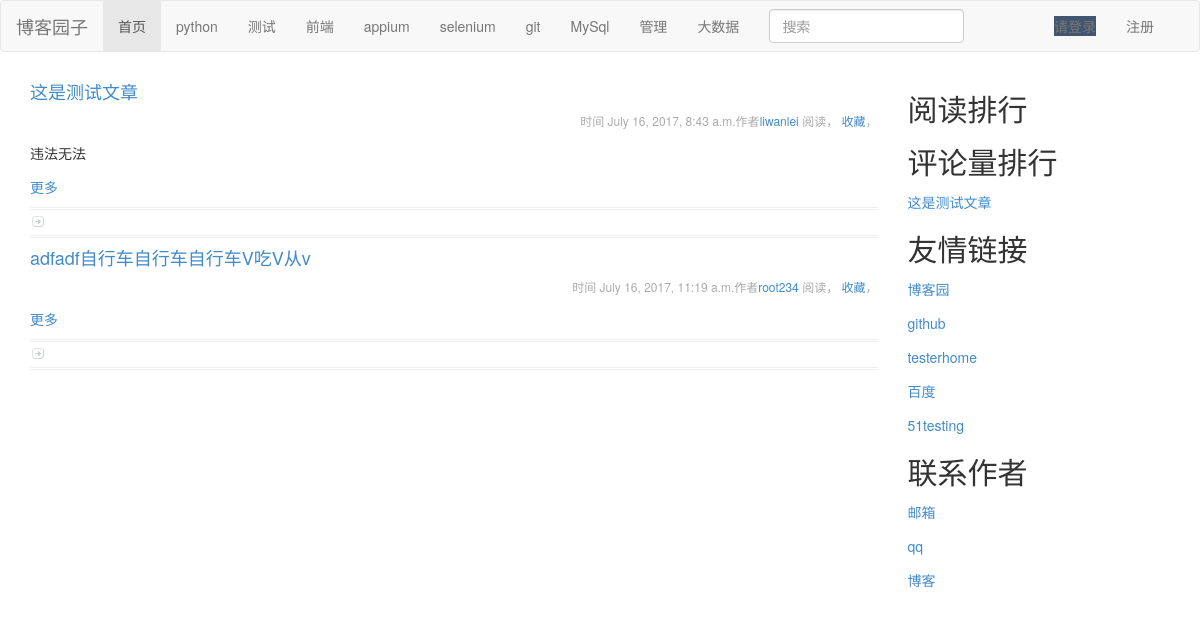
Screenshot of /search with the database file from the repository.
### blog/models.py (models this page shows, shortened)
class Article(models.Model):
    title=models.CharField(u'文章标题',max_length=50)
    desc=models.CharField(u'文章描述',max_length=50)
    content=models.TextField(u'文章内容')
    click_count=models.IntegerField(u'点击次数',default=0)
    date_publish=models.DateTimeField(u'发布时间',auto_now_add=True)
    is_recommend=models.BooleanField(u'是否推荐',default=False)
    users=models.ForeignKey(User)
    categorys=models.ForeignKey(Catagory)
    tag=models.ManyToManyField(Tag)
    objects=ArticleManager()
    class Meta:
        verbose_name = u'文章'
        verbose_name_plural = verbose_name
        ordering=['-date_publish']

class User(AbstractUser):
    avatar=models.ImageField(upload_to='vaatar/%Y/%m',default='vaatar/default/pang')
    qq=models.CharField(u'qq号码', max_length=20,blank=True)
    mobile=models.CharField(u'手机号',max_length=11,blank=True,null=True,unique=True)
    class Meta:
        verbose_name = u'用户'
        verbose_name_plural = verbose_name
        ordering=['-id']
    def __str__(self) :
        return self.username

class Links(models.Model):
    title=models.CharField(u'标题',max_length=50)
    description=models.CharField(u'友情链接描述',max_length=200)
    callback_url=models.URLField(u'url地址')
    index=models.IntegerField(u'排列顺序',default=999)
    class Meta:
        verbose_name = u'友情链接'
        verbose_name_plural = verbose_name
        ordering = ['index','id']

### blog/views.py (the view, shortened to what this page needs)
# urls.py: url(r'^search$',BlogSearchView.as_view(), name = 'search'),
class BlogSearchView(View):
    def get(self,request):
        return render(request, 'archives.html',{})

### templates/archives.html (shortened to what this page needs)
{% extends "base.html" %}
{% block content %}
<div class="posts">
    {% if error %}
        <h2 class="post-title">没有相关文章题目</h2>
    {% else %}
    {% for post in post_list %}
        <section class="post">
            <header class="post-header">
                <div>
			<h4><a href="{% url 'detail' id=post.id %}">{{ post.title }}</a></h4>
			  <small>时间 {{ post.date_publish }}作者<a href="{% url 'zhongxin' id=post.users_id   %}">{{ post.users }} </a>  阅读，
				  <a href="">收藏</a>，
			  </small>
			<p>{{ post.desc }}</p><a class="pure-button" href="{% url 'detail' id=post.id %}}" >更多  </a>
			<ul class="postmetadata">
                <span class="zan"></span></ul>
		</div>
            </header>
        </section>
    {% endfor %}
    {% endif %}
</div>
{% endblock %}
{% block pinglun %}
    {% for pi in post_list_ping %}
    <p ><a href="{% url 'detail' id=pi.id %}">{{ pi.title}}</a></p>
    {% endfor %}
{% endblock %}
{% block lianjie %}
    {% for me in  chaolianjie %}
    <p ><a href="{{ me.callback_url }}">{{ me.title}}</a></p>
    {% endfor %}
{% endblock %}

### static/css/common.css (style rules this page uses)
body { margin-top: 0px; margin-right: 0px; margin-bottom:0px; margin-left: 0px; }
.zan { background-image: url(../img/icon_bullet.gif); background-repeat: no-repeat; padding: 3px 0 3px 20px; }
small { font-size: 12px; letter-spacing: normal; color: #ababab; display: block; text-align: right; }
.postmetadata { border-top: 3px double #eee; border-bottom: 3px double #eee; padding: 4px 0; margin-bottom: 10px; margin-top: 10px; font-size: 12px; }
p { display: block; -webkit-margin-before: 1em; -webkit-margin-after: 1em; -webkit-margin-start: 0px; -webkit-margin-end: 0px; }
ul { display: block; list-style-type: disc; -webkit-margin-before: 1em; -webkit-margin-after: 1em; -webkit-margin-start: 0px; -webkit-margin-end: 0px; -webkit-padding-start: 40px; }

### rows the page displays
Article: title "这是测试文章", date_publish "July 16, 2017, 8:43 a.m.", users "liwanlei", desc "违法无法"
Article: title "adfadf自行车自行车自行车V吃V从v", date_publish "July 16, 2017, 11:19 a.m.", users "root234"
Links: title "博客园"
Links: title "github"
Links: title "testerhome"
Links: title "百度"
Links: title "51testing"
